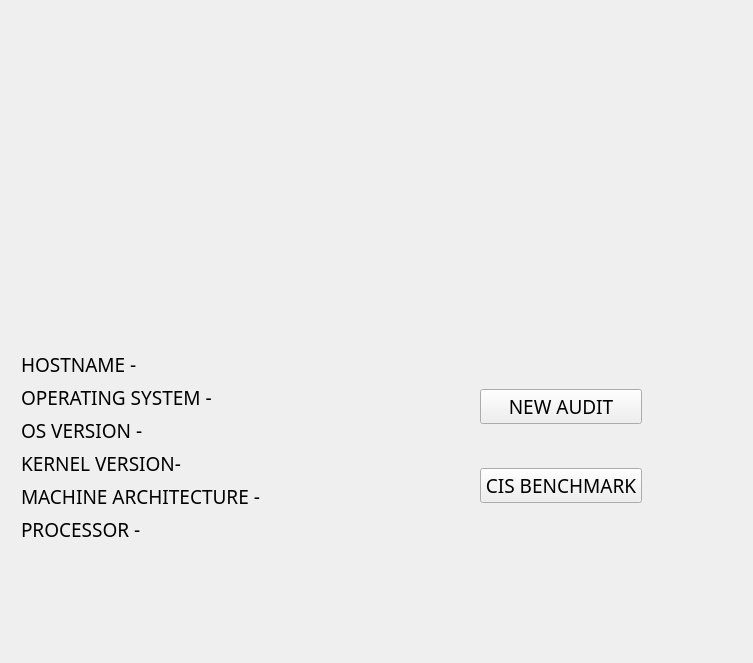
<?xml version="1.0" encoding="UTF-8"?>
<ui version="4.0">
 <class>start_page</class>
 <widget class="QWidget" name="start_page">
  <property name="geometry">
   <rect>
    <x>0</x>
    <y>0</y>
    <width>753</width>
    <height>663</height>
   </rect>
  </property>
  <property name="sizePolicy">
   <sizepolicy hsizetype="Preferred" vsizetype="Preferred">
    <horstretch>0</horstretch>
    <verstretch>0</verstretch>
   </sizepolicy>
  </property>
  <property name="minimumSize">
   <size>
    <width>753</width>
    <height>663</height>
   </size>
  </property>
  <property name="maximumSize">
   <size>
    <width>16777215</width>
    <height>663</height>
   </size>
  </property>
  <property name="font">
   <font>
    <family>DM Mono</family>
    <pointsize>12</pointsize>
   </font>
  </property>
  <property name="windowTitle">
   <string>EASY AUDIT - HOME PAGE</string>
  </property>
  <property name="styleSheet">
   <string notr="true"/>
  </property>
  <layout class="QVBoxLayout" name="verticalLayout_3">
   <item>
    <layout class="QHBoxLayout" name="app_logo_hlayout">
     <item>
      <spacer name="hspacer_3">
       <property name="orientation">
        <enum>Qt::Orientation::Horizontal</enum>
       </property>
       <property name="sizeHint" stdset="0">
        <size>
         <width>40</width>
         <height>20</height>
        </size>
       </property>
      </spacer>
     </item>
     <item>
      <widget class="QLabel" name="logo_lbl">
       <property name="maximumSize">
        <size>
         <width>360</width>
         <height>120</height>
        </size>
       </property>
       <property name="frameShape">
        <enum>QFrame::Shape::NoFrame</enum>
       </property>
       <property name="text">
        <string/>
       </property>
       <property name="pixmap">
        <pixmap>NAME-with-TAGLINE.png</pixmap>
       </property>
       <property name="scaledContents">
        <bool>true</bool>
       </property>
      </widget>
     </item>
     <item>
      <spacer name="hspacer_2">
       <property name="orientation">
        <enum>Qt::Orientation::Horizontal</enum>
       </property>
       <property name="sizeHint" stdset="0">
        <size>
         <width>40</width>
         <height>20</height>
        </size>
       </property>
      </spacer>
     </item>
    </layout>
   </item>
   <item>
    <layout class="QHBoxLayout" name="horizontalLayout">
     <item>
      <layout class="QVBoxLayout" name="verticalLayout_2">
       <property name="leftMargin">
        <number>10</number>
       </property>
       <item>
        <widget class="QLabel" name="hostname_lbl">
         <property name="sizePolicy">
          <sizepolicy hsizetype="Minimum" vsizetype="Minimum">
           <horstretch>0</horstretch>
           <verstretch>0</verstretch>
          </sizepolicy>
         </property>
         <property name="font">
          <font>
           <family>DM Mono</family>
           <pointsize>14</pointsize>
          </font>
         </property>
         <property name="text">
          <string>HOSTNAME - </string>
         </property>
         <property name="alignment">
          <set>Qt::AlignmentFlag::AlignLeading|Qt::AlignmentFlag::AlignLeft|Qt::AlignmentFlag::AlignVCenter</set>
         </property>
        </widget>
       </item>
       <item>
        <widget class="QLabel" name="os_name_lbl">
         <property name="sizePolicy">
          <sizepolicy hsizetype="Minimum" vsizetype="Preferred">
           <horstretch>0</horstretch>
           <verstretch>0</verstretch>
          </sizepolicy>
         </property>
         <property name="font">
          <font>
           <family>DM Mono</family>
           <pointsize>14</pointsize>
          </font>
         </property>
         <property name="text">
          <string>OPERATING SYSTEM - </string>
         </property>
         <property name="alignment">
          <set>Qt::AlignmentFlag::AlignLeading|Qt::AlignmentFlag::AlignLeft|Qt::AlignmentFlag::AlignVCenter</set>
         </property>
        </widget>
       </item>
       <item>
        <widget class="QLabel" name="os_version_lbl">
         <property name="sizePolicy">
          <sizepolicy hsizetype="Minimum" vsizetype="Preferred">
           <horstretch>0</horstretch>
           <verstretch>0</verstretch>
          </sizepolicy>
         </property>
         <property name="font">
          <font>
           <family>DM Mono</family>
           <pointsize>14</pointsize>
          </font>
         </property>
         <property name="text">
          <string>OS VERSION - </string>
         </property>
         <property name="alignment">
          <set>Qt::AlignmentFlag::AlignLeading|Qt::AlignmentFlag::AlignLeft|Qt::AlignmentFlag::AlignVCenter</set>
         </property>
        </widget>
       </item>
       <item>
        <widget class="QLabel" name="kernel_lbl">
         <property name="sizePolicy">
          <sizepolicy hsizetype="Minimum" vsizetype="Preferred">
           <horstretch>0</horstretch>
           <verstretch>0</verstretch>
          </sizepolicy>
         </property>
         <property name="font">
          <font>
           <family>DM Mono</family>
           <pointsize>14</pointsize>
          </font>
         </property>
         <property name="text">
          <string>KERNEL VERSION- </string>
         </property>
         <property name="alignment">
          <set>Qt::AlignmentFlag::AlignLeading|Qt::AlignmentFlag::AlignLeft|Qt::AlignmentFlag::AlignVCenter</set>
         </property>
        </widget>
       </item>
       <item>
        <widget class="QLabel" name="mach_arch_lbl">
         <property name="sizePolicy">
          <sizepolicy hsizetype="Minimum" vsizetype="Preferred">
           <horstretch>0</horstretch>
           <verstretch>0</verstretch>
          </sizepolicy>
         </property>
         <property name="font">
          <font>
           <family>DM Mono</family>
           <pointsize>14</pointsize>
          </font>
         </property>
         <property name="text">
          <string>MACHINE ARCHITECTURE - </string>
         </property>
         <property name="alignment">
          <set>Qt::AlignmentFlag::AlignLeading|Qt::AlignmentFlag::AlignLeft|Qt::AlignmentFlag::AlignVCenter</set>
         </property>
        </widget>
       </item>
       <item>
        <widget class="QLabel" name="processor_lbl">
         <property name="sizePolicy">
          <sizepolicy hsizetype="Minimum" vsizetype="Preferred">
           <horstretch>0</horstretch>
           <verstretch>0</verstretch>
          </sizepolicy>
         </property>
         <property name="font">
          <font>
           <family>DM Mono</family>
           <pointsize>14</pointsize>
          </font>
         </property>
         <property name="text">
          <string>PROCESSOR -</string>
         </property>
         <property name="alignment">
          <set>Qt::AlignmentFlag::AlignLeading|Qt::AlignmentFlag::AlignLeft|Qt::AlignmentFlag::AlignVCenter</set>
         </property>
        </widget>
       </item>
      </layout>
     </item>
     <item>
      <layout class="QVBoxLayout" name="verticalLayout">
       <property name="leftMargin">
        <number>100</number>
       </property>
       <property name="rightMargin">
        <number>100</number>
       </property>
       <item>
        <widget class="QPushButton" name="new_audit_btn">
         <property name="font">
          <font>
           <family>DM Mono Medium</family>
           <pointsize>14</pointsize>
          </font>
         </property>
         <property name="styleSheet">
          <string notr="true"/>
         </property>
         <property name="text">
          <string>NEW AUDIT</string>
         </property>
        </widget>
       </item>
       <item>
        <widget class="QPushButton" name="cis_benchmark_btn">
         <property name="font">
          <font>
           <family>DM Mono Medium</family>
           <pointsize>14</pointsize>
          </font>
         </property>
         <property name="styleSheet">
          <string notr="true"/>
         </property>
         <property name="text">
          <string>CIS BENCHMARK</string>
         </property>
        </widget>
       </item>
      </layout>
     </item>
    </layout>
   </item>
  </layout>
 </widget>
 <resources/>
 <connections/>
</ui>
